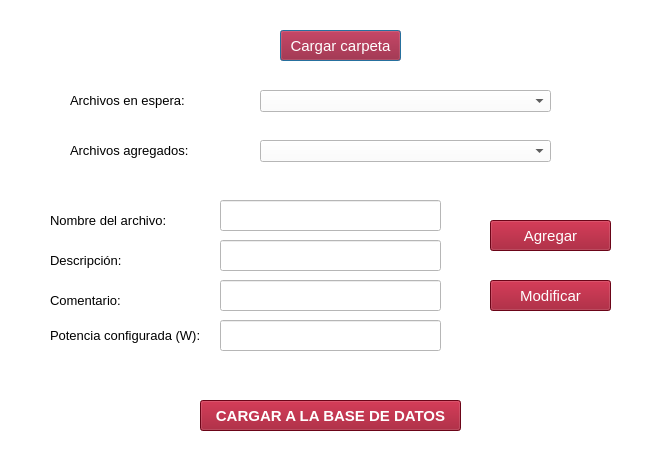
<?xml version="1.0" encoding="UTF-8"?>
<ui version="4.0">
 <class>Dialog</class>
 <widget class="QDialog" name="Dialog">
  <property name="windowModality">
   <enum>Qt::ApplicationModal</enum>
  </property>
  <property name="geometry">
   <rect>
    <x>0</x>
    <y>0</y>
    <width>666</width>
    <height>472</height>
   </rect>
  </property>
  <property name="windowTitle">
   <string>Dialog</string>
  </property>
  <property name="styleSheet">
   <string notr="true">background-color: rgb(255, 255, 255);</string>
  </property>
  <widget class="QPushButton" name="btnOpenExplorer">
   <property name="geometry">
    <rect>
     <x>280</x>
     <y>30</y>
     <width>121</width>
     <height>31</height>
    </rect>
   </property>
   <property name="font">
    <font>
     <pointsize>11</pointsize>
     <bold>false</bold>
    </font>
   </property>
   <property name="cursor">
    <cursorShape>PointingHandCursor</cursorShape>
   </property>
   <property name="styleSheet">
    <string notr="true">background-color: rgb(150, 7, 33);
color: rgb(255, 255, 255);
</string>
   </property>
   <property name="text">
    <string>Cargar carpeta</string>
   </property>
  </widget>
  <widget class="QComboBox" name="dpwComboBox">
   <property name="geometry">
    <rect>
     <x>260</x>
     <y>90</y>
     <width>291</width>
     <height>22</height>
    </rect>
   </property>
  </widget>
  <widget class="QLabel" name="label_6">
   <property name="geometry">
    <rect>
     <x>50</x>
     <y>210</y>
     <width>121</width>
     <height>21</height>
    </rect>
   </property>
   <property name="font">
    <font>
     <pointsize>10</pointsize>
     <bold>false</bold>
    </font>
   </property>
   <property name="text">
    <string>Nombre del archivo:</string>
   </property>
  </widget>
  <widget class="QLabel" name="label_7">
   <property name="geometry">
    <rect>
     <x>50</x>
     <y>250</y>
     <width>81</width>
     <height>21</height>
    </rect>
   </property>
   <property name="font">
    <font>
     <pointsize>10</pointsize>
     <bold>false</bold>
    </font>
   </property>
   <property name="text">
    <string>Descripción:</string>
   </property>
  </widget>
  <widget class="QLabel" name="label_8">
   <property name="geometry">
    <rect>
     <x>50</x>
     <y>290</y>
     <width>81</width>
     <height>21</height>
    </rect>
   </property>
   <property name="font">
    <font>
     <pointsize>10</pointsize>
     <bold>false</bold>
    </font>
   </property>
   <property name="text">
    <string>Comentario:</string>
   </property>
  </widget>
  <widget class="QLabel" name="label_9">
   <property name="geometry">
    <rect>
     <x>50</x>
     <y>310</y>
     <width>151</width>
     <height>51</height>
    </rect>
   </property>
   <property name="font">
    <font>
     <pointsize>10</pointsize>
     <bold>false</bold>
    </font>
   </property>
   <property name="text">
    <string>Potencia configurada (W):</string>
   </property>
  </widget>
  <widget class="QLineEdit" name="txtUser_2">
   <property name="geometry">
    <rect>
     <x>220</x>
     <y>200</y>
     <width>221</width>
     <height>31</height>
    </rect>
   </property>
   <property name="font">
    <font>
     <pointsize>12</pointsize>
     <bold>false</bold>
    </font>
   </property>
   <property name="placeholderText">
    <string/>
   </property>
  </widget>
  <widget class="QLineEdit" name="txtUser_3">
   <property name="geometry">
    <rect>
     <x>220</x>
     <y>240</y>
     <width>221</width>
     <height>31</height>
    </rect>
   </property>
   <property name="font">
    <font>
     <pointsize>12</pointsize>
     <bold>false</bold>
    </font>
   </property>
   <property name="placeholderText">
    <string/>
   </property>
  </widget>
  <widget class="QLineEdit" name="txtUser_4">
   <property name="geometry">
    <rect>
     <x>220</x>
     <y>280</y>
     <width>221</width>
     <height>31</height>
    </rect>
   </property>
   <property name="font">
    <font>
     <pointsize>12</pointsize>
     <bold>false</bold>
    </font>
   </property>
   <property name="placeholderText">
    <string/>
   </property>
  </widget>
  <widget class="QLineEdit" name="txtUser_5">
   <property name="geometry">
    <rect>
     <x>220</x>
     <y>320</y>
     <width>221</width>
     <height>31</height>
    </rect>
   </property>
   <property name="font">
    <font>
     <pointsize>12</pointsize>
     <bold>false</bold>
    </font>
   </property>
   <property name="placeholderText">
    <string/>
   </property>
  </widget>
  <widget class="QPushButton" name="btnAccess_3">
   <property name="geometry">
    <rect>
     <x>490</x>
     <y>220</y>
     <width>121</width>
     <height>31</height>
    </rect>
   </property>
   <property name="font">
    <font>
     <pointsize>11</pointsize>
     <bold>false</bold>
    </font>
   </property>
   <property name="cursor">
    <cursorShape>PointingHandCursor</cursorShape>
   </property>
   <property name="styleSheet">
    <string notr="true">background-color: rgb(150, 7, 33);
color: rgb(255, 255, 255);
</string>
   </property>
   <property name="text">
    <string>Agregar</string>
   </property>
  </widget>
  <widget class="QLabel" name="label_10">
   <property name="geometry">
    <rect>
     <x>70</x>
     <y>90</y>
     <width>121</width>
     <height>21</height>
    </rect>
   </property>
   <property name="font">
    <font>
     <pointsize>10</pointsize>
     <bold>false</bold>
    </font>
   </property>
   <property name="text">
    <string>Archivos en espera:</string>
   </property>
  </widget>
  <widget class="QLabel" name="label_11">
   <property name="geometry">
    <rect>
     <x>70</x>
     <y>140</y>
     <width>131</width>
     <height>21</height>
    </rect>
   </property>
   <property name="font">
    <font>
     <pointsize>10</pointsize>
     <bold>false</bold>
    </font>
   </property>
   <property name="text">
    <string>Archivos agregados:</string>
   </property>
  </widget>
  <widget class="QComboBox" name="comboBox_2">
   <property name="geometry">
    <rect>
     <x>260</x>
     <y>140</y>
     <width>291</width>
     <height>22</height>
    </rect>
   </property>
  </widget>
  <widget class="QPushButton" name="btnAccess_4">
   <property name="geometry">
    <rect>
     <x>490</x>
     <y>280</y>
     <width>121</width>
     <height>31</height>
    </rect>
   </property>
   <property name="font">
    <font>
     <pointsize>11</pointsize>
     <bold>false</bold>
    </font>
   </property>
   <property name="cursor">
    <cursorShape>PointingHandCursor</cursorShape>
   </property>
   <property name="styleSheet">
    <string notr="true">background-color: rgb(150, 7, 33);
color: rgb(255, 255, 255);
</string>
   </property>
   <property name="text">
    <string>Modificar</string>
   </property>
  </widget>
  <widget class="QPushButton" name="btnAccess_5">
   <property name="geometry">
    <rect>
     <x>200</x>
     <y>400</y>
     <width>261</width>
     <height>31</height>
    </rect>
   </property>
   <property name="font">
    <font>
     <pointsize>11</pointsize>
     <bold>true</bold>
    </font>
   </property>
   <property name="cursor">
    <cursorShape>PointingHandCursor</cursorShape>
   </property>
   <property name="styleSheet">
    <string notr="true">background-color: rgb(150, 7, 33);
color: rgb(255, 255, 255);
</string>
   </property>
   <property name="text">
    <string>CARGAR A LA BASE DE DATOS</string>
   </property>
  </widget>
 </widget>
 <resources/>
 <connections/>
</ui>
